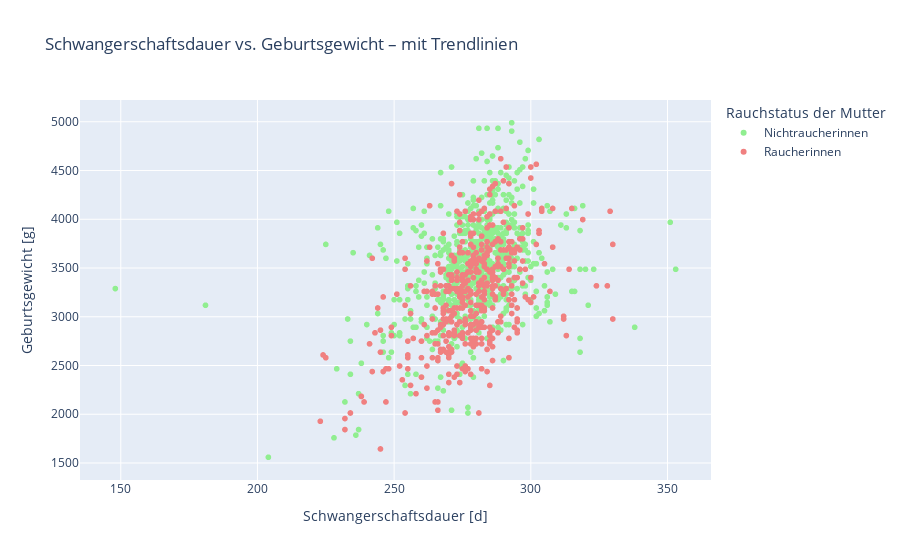

This figure's notebook cell:
### Code cell
# 10. Erstelle einen Scatterplot, der Schwangerschaftsdauer (gestation) gegen Geburtsgewicht (bwt) darstellt, und füge den Rauchstatus als Farbdimension hinzu.

import plotly.express as px

# Gruppenspalte für klare Beschriftung (falls noch nicht vorhanden)
df_clean["Rauchergruppe"] = df_clean["Mutter raucht"].map({0: "Nichtraucherinnen", 1: "Raucherinnen"})

# Erstelle Scatterplot mit Trendlinien
fig = px.scatter(
    df_clean,
    x="Schwangerschaftsdauer [d]",
    y="Geburtsgewicht [g]",
    color="Rauchergruppe",                     # Farbdimension nach Rauchstatus
    trendline="ols",                           # ← Lineare Regressionslinie aktivieren
    trendline_scope="group",                   # ← Für jede Gruppe eigene Linie
    title="Schwangerschaftsdauer vs. Geburtsgewicht – mit Trendlinien",
    labels={
        "Dauer der Schwangerschaft in Tagen": "Schwangerschaftsdauer (Tage)",
        "Gewicht in Gramm": "Geburtsgewicht (g)",
        "Rauchergruppe": "Rauchstatus"
    },
    color_discrete_sequence=["lightgreen", "lightcoral"]
)

fig.update_layout(
    legend_title_text="Rauchstatus der Mutter"
)

fig.show()

### Figure 1 — Plotly figure (JSON) as saved in the notebook; plotly's stock layout.template omitted (floating-point values rounded to 4 significant figures; data arrays with more than 128 entries replaced by an {"elided": "..."} marker saying what was removed)
{"data": [{"hovertemplate": "Rauchstatus=Nichtraucherinnen<br>Schwangerschaftsdauer [d]=%{x}<br>Geburtsgewicht [g]=%{y}<extra></extra>", "legendgroup": "Nichtraucherinnen", "marker": {"color": "lightgreen", "symbol": "circle"}, "mode": "markers", "name": "Nichtraucherinnen", "showlegend": true, "type": "scattergl", "x": {"elided": "715 int values"}, "xaxis": "x", "y": {"elided": "715 int values"}, "yaxis": "y"}, {"hovertemplate": "Rauchstatus=Raucherinnen<br>Schwangerschaftsdauer [d]=%{x}<br>Geburtsgewicht [g]=%{y}<extra></extra>", "legendgroup": "Raucherinnen", "marker": {"color": "lightcoral", "symbol": "circle"}, "mode": "markers", "name": "Raucherinnen", "showlegend": true, "type": "scattergl", "x": {"elided": "459 int values"}, "xaxis": "x", "y": {"elided": "459 int values"}, "yaxis": "y"}], "layout": {"legend": {"title": {"text": "Rauchstatus der Mutter"}, "tracegroupgap": 0}, "title": {"text": "Schwangerschaftsdauer vs. Geburtsgewicht – mit Trendlinien"}, "xaxis": {"anchor": "y", "domain": [0, 1], "title": {"text": "Schwangerschaftsdauer [d]"}}, "yaxis": {"anchor": "x", "domain": [0, 1], "title": {"text": "Geburtsgewicht [g]"}}}}
